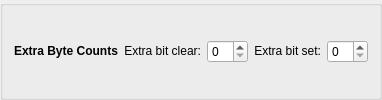
         <widget class="QGroupBox" name="groupBoxextraBytes">
          <property name="minimumSize">
           <size>
            <width>0</width>
            <height>64</height>
           </size>
          </property>
          <property name="maximumSize">
           <size>
            <width>16777215</width>
            <height>16777215</height>
           </size>
          </property>
          <property name="title">
           <string/>
          </property>
          <layout class="QHBoxLayout" name="horizontalLayout_35">
           <item>
            <widget class="QLabel" name="label_2">
             <property name="text">
              <string>&lt;html&gt;&lt;head/&gt;&lt;body&gt;&lt;p&gt;&lt;span style=&quot; font-weight:600;&quot;&gt;Extra Byte Counts&lt;/span&gt;&lt;/p&gt;&lt;/body&gt;&lt;/html&gt;</string>
             </property>
            </widget>
           </item>
           <item>
            <widget class="QLabel" name="extraBitClearLabel">
             <property name="text">
              <string>&lt;html&gt;&lt;head/&gt;&lt;body&gt;&lt;p align=&quot;right&quot;&gt;Extra bit clear:&lt;/p&gt;&lt;/body&gt;&lt;/html&gt;</string>
             </property>
            </widget>
           </item>
           <item>
            <widget class="QSpinBox" name="spinBoxextraBitClear">
             <property name="maximum">
              <number>12</number>
             </property>
            </widget>
           </item>
           <item>
            <widget class="QLabel" name="extraBitSetLabel">
             <property name="text">
              <string>&lt;html&gt;&lt;head/&gt;&lt;body&gt;&lt;p align=&quot;right&quot;&gt;Extra bit set:&lt;/p&gt;&lt;/body&gt;&lt;/html&gt;</string>
             </property>
            </widget>
           </item>
           <item>
            <widget class="QSpinBox" name="spinBoxextraBitSet">
             <property name="maximum">
              <number>12</number>
             </property>
            </widget>
           </item>
          </layout>
         </widget>
